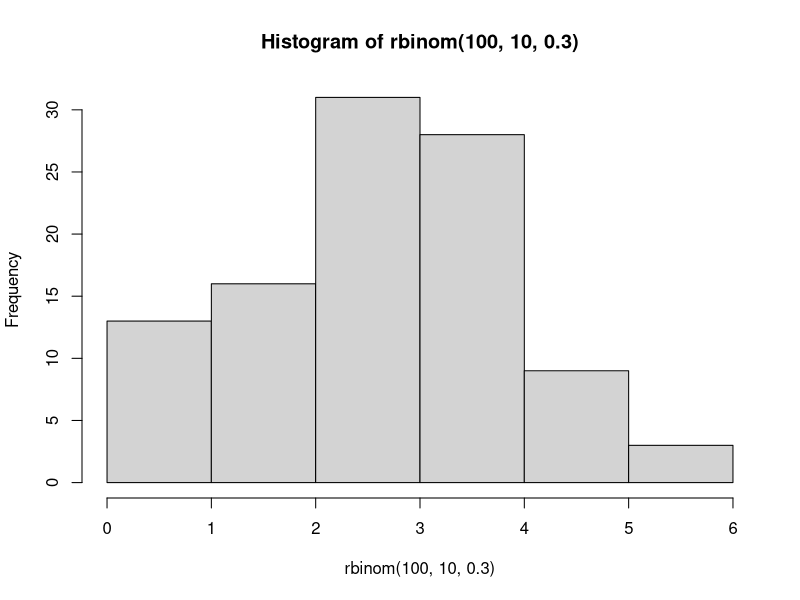

Write the R code that produced this figure.

# Generate 10 separate random flips with probability .3
rbinom(10, 1, 0.3)

# Generate 100 occurrences of flipping 10 coins, each with 30% probability
rbinom(100, 10, 0.3)

# What kind of values do you see? (Ans: 1,2,3)
hist(rbinom(100, 10, 0.3))

# Calculate the probability that 2 are heads using dbinom
dbinom(2, 10, 0.3)

# Confirm your answer with a simulation using rbinom
mean(rbinom(10000, 10, 0.3) == 2)

# Calculate the probability that at least five coins are heads
1 - pbinom(4, 10, .3)
#pbinom(5, 10, .3, lower.tail = FALSE) -> Also works

# Confirm your answer with a simulation of 10,000 trials
mean(rbinom(10000, 10, .3) >= 5)


# Here is how you computed the answer in the last problem
1 - pbinom(4, 10, .3)
mean(rbinom(10000, 10, .3) >= 5)

# Try now with 100, 1000, 10,000, and 100,000 trials
mean(rbinom(100, 10, .3) >= 5)
mean(rbinom(1000, 10, .3) >= 5)
mean(rbinom(10000, 10, .3) >= 5)
mean(rbinom(100000, 10, .3) >= 5)


# Calculate the expected value using the exact formula n * p
25 * .3

# Confirm with a simulation using rbinom
mean(rbinom(10000, 25, .3))


# Calculate the variance using the exact formula
25 * .3 * (1 - .3)

# Confirm with a simulation using rbinom
var(rbinom(10000, 25, .3))

